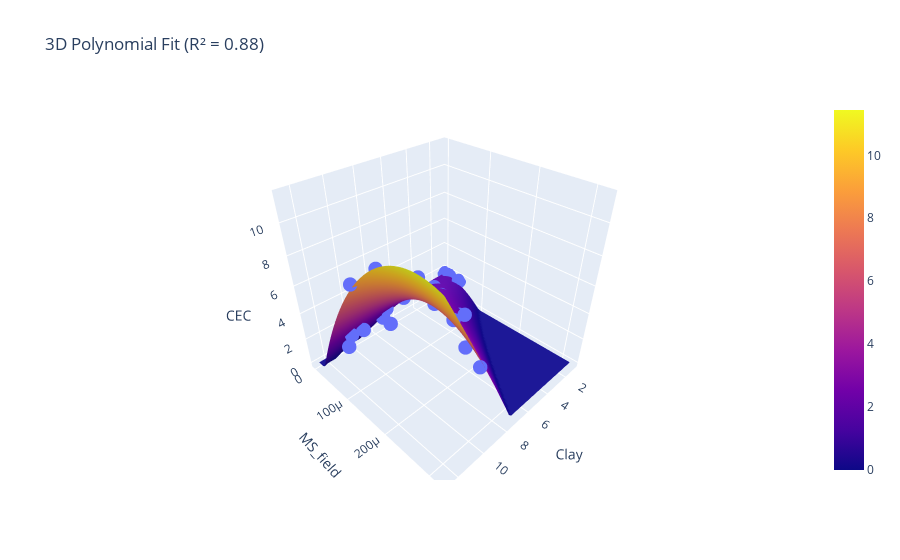

Notebook cell for this chart:
### Code cell
fit_and_plot(sandy_soil, best_feat, 'CEC', best_feat_n, mapping)
